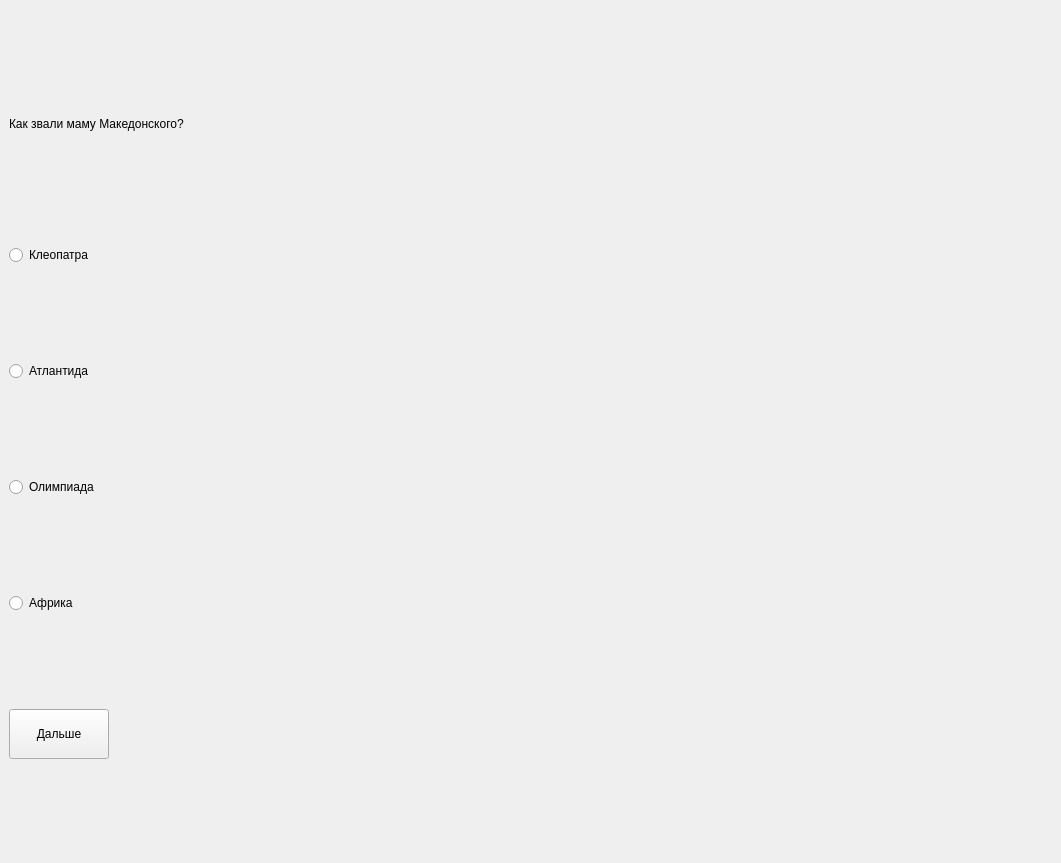
<?xml version="1.0" encoding="UTF-8"?>
<ui version="4.0">
 <class>MainWindow</class>
 <widget class="QMainWindow" name="MainWindow">
  <property name="geometry">
   <rect>
    <x>0</x>
    <y>0</y>
    <width>1061</width>
    <height>863</height>
   </rect>
  </property>
  <property name="windowTitle">
   <string>MainWindow</string>
  </property>
  <widget class="QWidget" name="centralwidget">
   <layout class="QVBoxLayout" name="verticalLayout">
    <item>
     <widget class="QLabel" name="vopros">
      <property name="maximumSize">
       <size>
        <width>16777215</width>
        <height>50</height>
       </size>
      </property>
      <property name="whatsThis">
       <string>&lt;html&gt;&lt;head/&gt;&lt;body&gt;&lt;p align=&quot;center&quot;&gt;&lt;br/&gt;&lt;/p&gt;&lt;/body&gt;&lt;/html&gt;</string>
      </property>
      <property name="styleSheet">
       <string notr="true">font: 26pt &quot;Arial&quot;;</string>
      </property>
      <property name="text">
       <string>Как звали маму Македонского?</string>
      </property>
     </widget>
    </item>
    <item>
     <widget class="QRadioButton" name="ans1">
      <property name="styleSheet">
       <string notr="true">font: 26pt &quot;Arial&quot;;</string>
      </property>
      <property name="text">
       <string>Клеопатра</string>
      </property>
     </widget>
    </item>
    <item>
     <widget class="QRadioButton" name="ans2">
      <property name="styleSheet">
       <string notr="true">font: 26pt &quot;Arial&quot;;</string>
      </property>
      <property name="text">
       <string>Атлантида</string>
      </property>
     </widget>
    </item>
    <item>
     <widget class="QRadioButton" name="ans3">
      <property name="styleSheet">
       <string notr="true">font: 26pt &quot;Arial&quot;;</string>
      </property>
      <property name="text">
       <string>Олимпиада</string>
      </property>
     </widget>
    </item>
    <item>
     <widget class="QRadioButton" name="ans4">
      <property name="styleSheet">
       <string notr="true">font: 26pt &quot;Arial&quot;;</string>
      </property>
      <property name="text">
       <string>Африка</string>
      </property>
     </widget>
    </item>
    <item>
     <widget class="QPushButton" name="pushButton">
      <property name="maximumSize">
       <size>
        <width>100</width>
        <height>50</height>
       </size>
      </property>
      <property name="layoutDirection">
       <enum>Qt::LeftToRight</enum>
      </property>
      <property name="autoFillBackground">
       <bool>false</bool>
      </property>
      <property name="text">
       <string>Дальше</string>
      </property>
     </widget>
    </item>
   </layout>
  </widget>
 </widget>
 <resources/>
 <connections/>
</ui>
